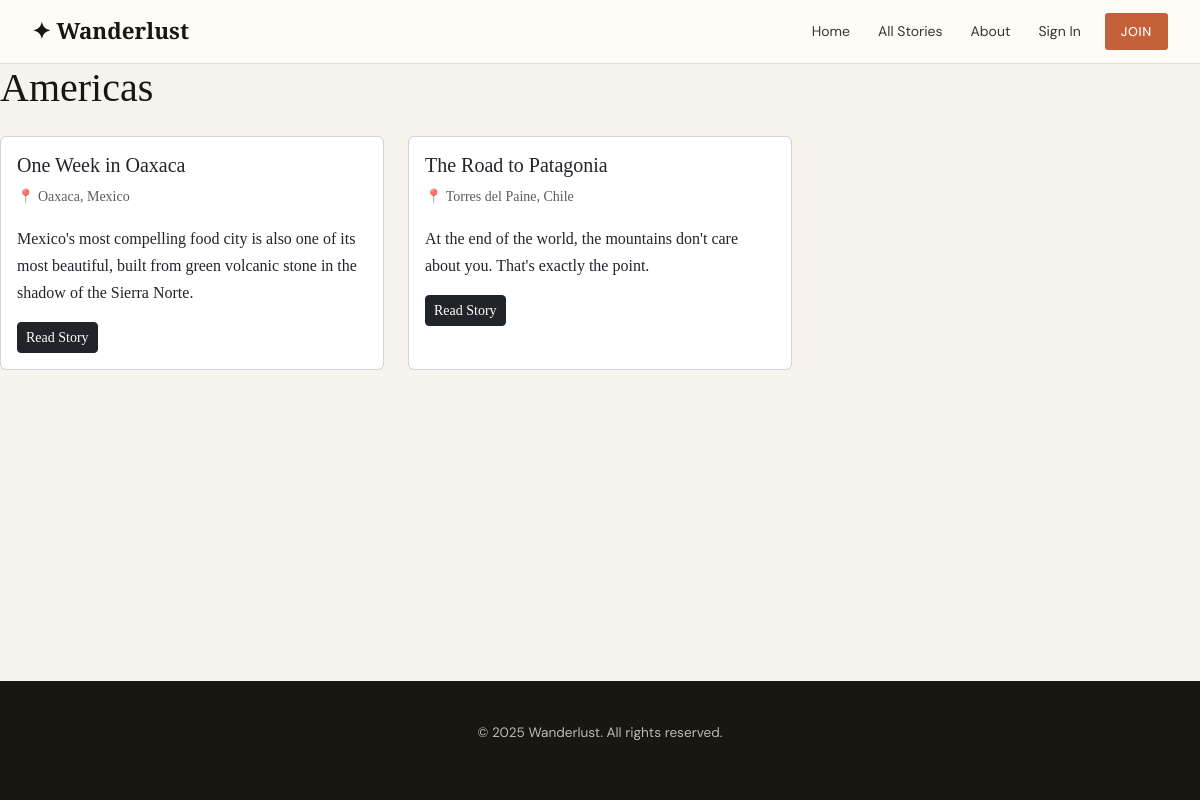
Screenshot of /category/americas/ with the database file from the repository.
### blog/models.py (models this page shows, shortened)
class Category(models.Model):
    name = models.CharField(max_length=100, unique=True)
    slug = models.SlugField(max_length=100, unique=True, blank=True)
    class Meta:
        verbose_name_plural = 'categories'

class Post(models.Model):
    STATUS_DRAFT = 'draft'
    STATUS_PUBLISHED = 'published'
    STATUS_CHOICES = [
        (STATUS_DRAFT, 'Draft'),
        (STATUS_PUBLISHED, 'Published'),
    ]
    title = models.CharField(max_length=200)
    slug = models.SlugField(max_length=200, unique=True, blank=True)
    author = models.ForeignKey(User, on_delete=models.CASCADE, related_name='posts')
    category = models.ForeignKey(Category, on_delete=models.SET_NULL, null=True, blank=True, related_name='posts')
    destination = models.CharField(max_length=100)
    excerpt = models.TextField(max_length=300)
    content = models.TextField()
    status = models.CharField(max_length=10, choices=STATUS_CHOICES, default=STATUS_DRAFT)
    created_at = models.DateTimeField(auto_now_add=True)
    featured = models.BooleanField(default=False)
    cover_image = models.URLField(blank=True)
    view_count = models.PositiveIntegerField(default=0)
    class Meta:
        ordering = ['-created_at']
    def get_absolute_url(self):
        return reverse('blog:post_detail', kwargs={'slug': self.slug})

### blog/views.py (the view)
# urls.py: path('category/<slug:slug>/', views.category_detail, name='category_detail'),
def category_detail(request, slug):
    category = get_object_or_404(Category, slug=slug)
    posts = Post.objects.filter(status=Post.STATUS_PUBLISHED, category=category)
    context = {
        'category': category,
        'posts': posts,
    }
    return render(request, 'blog/category_detail.html', context)

### templates/blog/category_detail.html
{% extends 'base.html' %} {% block title %}{{ category.name }} —Wanderlust{%endblock %}
{% block content %}
<h1 class="mb-4">{{ category.name }}</h1>
{% if posts %}
<div class="row">
    {% for post in posts %}
    <div class="col-md-4 mb-4">
        <div class="card h-100">
            <div class="card-body">
                <h5 class="card-title">{{ post.title }}</h5>
                <p class="text-muted small">📍 {{ post.destination }}</p>
                <p class="card-text">{{ post.excerpt }}</p>
                <a
                    href="{{ post.get_absolute_url }}"
                    class="btn btn-dark btn-sm"
                    >Read Story</a
                >
            </div>
        </div>
    </div>
    {% endfor %}
</div>
{% else %}
<p>No stories in this category yet.</p>
{% endif %} {% endblock %}

### static/css/main.css (style rules this page uses)
:root { --ink: #1a1612; --ink-soft: #3d3530; --parchment: #f7f3ee; --cream: #fffcf8; --terra: #c4603a; --terra-dk: #a04e2e; --muted: #9b9189; --line: #e4ddd5; --white: #ffffff; --font-display: "Playfair Display", Georgia, serif; --font-body: "Source Serif 4", Georgia, serif; --font-ui: "DM Sans", system-ui, sans-serif; --nav-h: 64px; --shadow: 0 2px 20px rgba(26, 22, 18, 0.1); --shadow-hover: 0 8px 40px rgba(26, 22, 18, 0.18); }
*, *::before, *::after { box-sizing: border-box; margin: 0; padding: 0; }
html { scroll-behavior: smooth; }
body { background: var(--parchment); color: var(--ink); font-family: var(--font-body); font-size: 1rem; line-height: 1.7; min-height: 100vh; display: flex; flex-direction: column; }
a { color: inherit; text-decoration: none; }
h1, h2, h3, h4 { font-family: var(--font-display); line-height: 1.2; color: var(--ink); }

### rows the page displays
Category: name "Americas"
Post: title "One Week in Oaxaca", destination "Oaxaca, Mexico", excerpt "Mexico's most compelling food city is also one of its most beautiful, built from green volcanic stone in the shadow of the Sierra Norte."
Post: title "The Road to Patagonia", destination "Torres del Paine, Chile", excerpt "At the end of the world, the mountains don't care about you. That's exactly the point."
